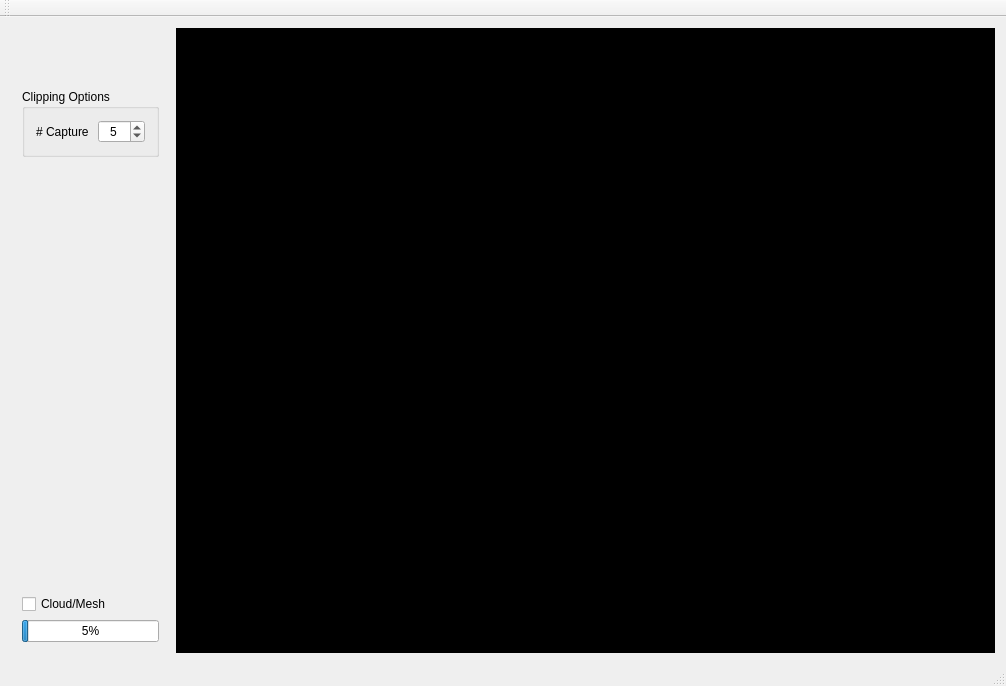
<?xml version="1.0" encoding="UTF-8"?>
<ui version="4.0">
 <class>MainWindow</class>
 <widget class="QMainWindow" name="MainWindow">
  <property name="geometry">
   <rect>
    <x>0</x>
    <y>0</y>
    <width>1006</width>
    <height>686</height>
   </rect>
  </property>
  <property name="sizePolicy">
   <sizepolicy hsizetype="Preferred" vsizetype="Preferred">
    <horstretch>0</horstretch>
    <verstretch>0</verstretch>
   </sizepolicy>
  </property>
  <property name="minimumSize">
   <size>
    <width>720</width>
    <height>480</height>
   </size>
  </property>
  <property name="font">
   <font>
    <stylestrategy>PreferDefault</stylestrategy>
   </font>
  </property>
  <property name="windowTitle">
   <string>3D SCANNER - Test</string>
  </property>
  <widget class="QWidget" name="centralWidget">
   <layout class="QHBoxLayout" name="horizontalLayout_3">
    <item>
     <widget class="QWidget" name="widget_2" native="true">
      <property name="sizePolicy">
       <sizepolicy hsizetype="Fixed" vsizetype="Preferred">
        <horstretch>0</horstretch>
        <verstretch>0</verstretch>
       </sizepolicy>
      </property>
      <layout class="QVBoxLayout" name="verticalLayout_2">
       <item>
        <widget class="QWidget" name="widget" native="true">
         <layout class="QHBoxLayout" name="horizontalLayout">
          <item>
           <widget class="QLabel" name="sensorStatusIcon">
            <property name="text">
             <string/>
            </property>
            <property name="pixmap">
             <pixmap resource="resources.qrc">:/icons/resources/kinect-disconnected.png</pixmap>
            </property>
            <property name="scaledContents">
             <bool>false</bool>
            </property>
            <property name="wordWrap">
             <bool>false</bool>
            </property>
           </widget>
          </item>
          <item>
           <widget class="QPushButton" name="refreshButton">
            <property name="toolTip">
             <string>New Scan</string>
            </property>
            <property name="text">
             <string/>
            </property>
            <property name="icon">
             <iconset resource="resources.qrc">
              <normaloff>:/icons/resources/refresh.png</normaloff>:/icons/resources/refresh.png</iconset>
            </property>
            <property name="iconSize">
             <size>
              <width>24</width>
              <height>24</height>
             </size>
            </property>
            <property name="flat">
             <bool>true</bool>
            </property>
           </widget>
          </item>
          <item>
           <widget class="QPushButton" name="captureButton">
            <property name="toolTip">
             <string>Start Scanning</string>
            </property>
            <property name="text">
             <string/>
            </property>
            <property name="icon">
             <iconset resource="resources.qrc">
              <normaloff>:/icons/resources/start.png</normaloff>:/icons/resources/start.png</iconset>
            </property>
            <property name="iconSize">
             <size>
              <width>24</width>
              <height>24</height>
             </size>
            </property>
            <property name="flat">
             <bool>true</bool>
            </property>
           </widget>
          </item>
         </layout>
        </widget>
       </item>
       <item>
        <widget class="QGroupBox" name="groupBox_2">
         <property name="title">
          <string>Clipping Options</string>
         </property>
         <layout class="QVBoxLayout" name="verticalLayout">
          <item>
           <layout class="QHBoxLayout" name="horizontalLayout_2">
            <item>
             <widget class="QLabel" name="captureCountLabel">
              <property name="text">
               <string># Capture </string>
              </property>
             </widget>
            </item>
            <item>
             <widget class="QSpinBox" name="captureCountSpinBox">
              <property name="alignment">
               <set>Qt::AlignCenter</set>
              </property>
              <property name="minimum">
               <number>2</number>
              </property>
              <property name="maximum">
               <number>150</number>
              </property>
              <property name="value">
               <number>5</number>
              </property>
             </widget>
            </item>
           </layout>
          </item>
         </layout>
        </widget>
       </item>
       <item>
        <spacer name="verticalSpacer">
         <property name="orientation">
          <enum>Qt::Vertical</enum>
         </property>
         <property name="sizeHint" stdset="0">
          <size>
           <width>20</width>
           <height>409</height>
          </size>
         </property>
        </spacer>
       </item>
       <item>
        <widget class="QCheckBox" name="cloud_mesh_check_box">
         <property name="text">
          <string>Cloud/Mesh</string>
         </property>
        </widget>
       </item>
       <item>
        <widget class="QProgressBar" name="progressBar">
         <property name="value">
          <number>5</number>
         </property>
         <property name="format">
          <string>%p%</string>
         </property>
        </widget>
       </item>
      </layout>
     </widget>
    </item>
    <item>
     <widget class="QVTKWidget" name="vtkWidget" native="true">
      <property name="styleSheet">
       <string notr="true">background-color: rgb(0, 0, 0);</string>
      </property>
     </widget>
    </item>
   </layout>
  </widget>
  <widget class="QToolBar" name="mainToolBar">
   <attribute name="toolBarArea">
    <enum>TopToolBarArea</enum>
   </attribute>
   <attribute name="toolBarBreak">
    <bool>false</bool>
   </attribute>
  </widget>
  <widget class="QStatusBar" name="statusBar"/>
 </widget>
 <layoutdefault spacing="6" margin="11"/>
 <customwidgets>
  <customwidget>
   <class>QVTKWidget</class>
   <extends>QWidget</extends>
   <header>QVTKWidget.h</header>
   <container>1</container>
  </customwidget>
 </customwidgets>
 <resources>
  <include location="resources.qrc"/>
 </resources>
 <connections>
  <connection>
   <sender>refreshButton</sender>
   <signal>clicked()</signal>
   <receiver>MainWindow</receiver>
   <slot>onRefreshClick()</slot>
   <hints>
    <hint type="sourcelabel">
     <x>203</x>
     <y>77</y>
    </hint>
    <hint type="destinationlabel">
     <x>479</x>
     <y>268</y>
    </hint>
   </hints>
  </connection>
  <connection>
   <sender>MainWindow</sender>
   <signal>updateKinectPixmap(QPixmap)</signal>
   <receiver>sensorStatusIcon</receiver>
   <slot>setPixmap(QPixmap)</slot>
   <hints>
    <hint type="sourcelabel">
     <x>479</x>
     <y>268</y>
    </hint>
    <hint type="destinationlabel">
     <x>98</x>
     <y>63</y>
    </hint>
   </hints>
  </connection>
  <connection>
   <sender>MainWindow</sender>
   <signal>destroyed()</signal>
   <receiver>MainWindow</receiver>
   <slot>stopScanner()</slot>
   <hints>
    <hint type="sourcelabel">
     <x>479</x>
     <y>268</y>
    </hint>
    <hint type="destinationlabel">
     <x>479</x>
     <y>268</y>
    </hint>
   </hints>
  </connection>
  <connection>
   <sender>captureCountSpinBox</sender>
   <signal>valueChanged(int)</signal>
   <receiver>MainWindow</receiver>
   <slot>setCaptureCount(int)</slot>
   <hints>
    <hint type="sourcelabel">
     <x>172</x>
     <y>139</y>
    </hint>
    <hint type="destinationlabel">
     <x>137</x>
     <y>249</y>
    </hint>
   </hints>
  </connection>
  <connection>
   <sender>cloud_mesh_check_box</sender>
   <signal>clicked(bool)</signal>
   <receiver>MainWindow</receiver>
   <slot>showCloudMesh(bool)</slot>
   <hints>
    <hint type="sourcelabel">
     <x>195</x>
     <y>415</y>
    </hint>
    <hint type="destinationlabel">
     <x>464</x>
     <y>269</y>
    </hint>
   </hints>
  </connection>
 </connections>
 <slots>
  <signal>updateKinectPixmap(QPixmap)</signal>
  <slot>setXMin(double)</slot>
  <slot>setYMin(double)</slot>
  <slot>setZMin(double)</slot>
  <slot>setXMax(double)</slot>
  <slot>setYMax(double)</slot>
  <slot>setZMax(double)</slot>
  <slot>onCaptureClick()</slot>
  <slot>onRefreshClick()</slot>
  <slot>onProgressUpdate(int,string)</slot>
  <slot>setCaptureCount(int)</slot>
  <slot>showCloudMesh(bool)</slot>
 </slots>
</ui>
